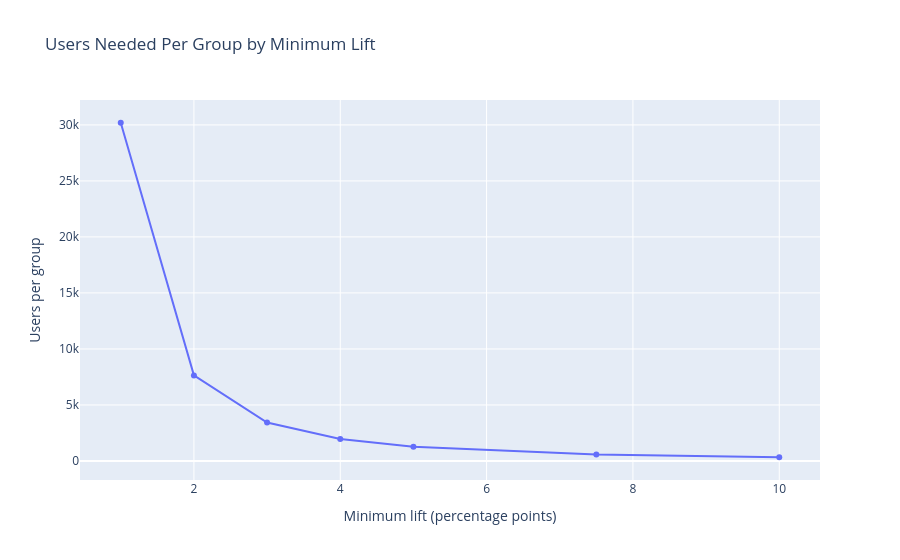

The notebook cell this image was saved under:
### Code cell
fig = px.line(
    curve_df, x='min_lift_pp', y='users_per_group', markers=True,
    title='Users Needed Per Group by Minimum Lift',
    labels={'min_lift_pp': 'Minimum lift (percentage points)', 'users_per_group': 'Users per group'}
)
fig.show()

### Figure 1 — Plotly figure (JSON) as saved in the notebook; plotly's stock layout.template omitted (floating-point values rounded to 4 significant figures)
{"data": [{"hovertemplate": "Minimum lift (percentage points)=%{x}<br>Users per group=%{y}<extra></extra>", "legendgroup": "", "line": {"color": "#636efa", "dash": "solid"}, "marker": {"symbol": "circle"}, "mode": "lines+markers", "name": "", "orientation": "v", "showlegend": false, "type": "scatter", "x": [1.0, 2.0, 3.0, 4.0, 5.0, 7.5, 10.0], "xaxis": "x", "y": [30193, 7640, 3435, 1954, 1264, 576, 331], "yaxis": "y"}], "layout": {"legend": {"tracegroupgap": 0}, "title": {"text": "Users Needed Per Group by Minimum Lift"}, "xaxis": {"anchor": "y", "domain": [0.0, 1.0], "title": {"text": "Minimum lift (percentage points)"}}, "yaxis": {"anchor": "x", "domain": [0.0, 1.0], "title": {"text": "Users per group"}}}}
